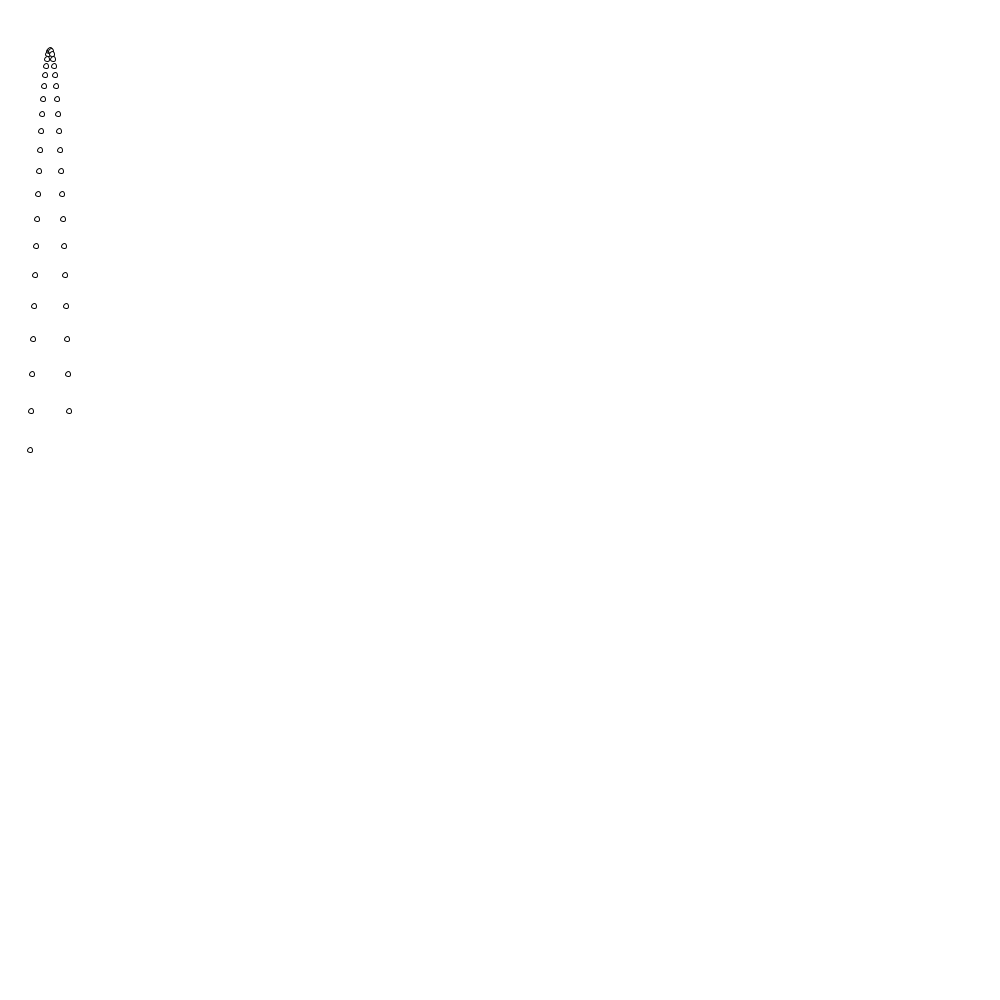
Frame 1 (no input)
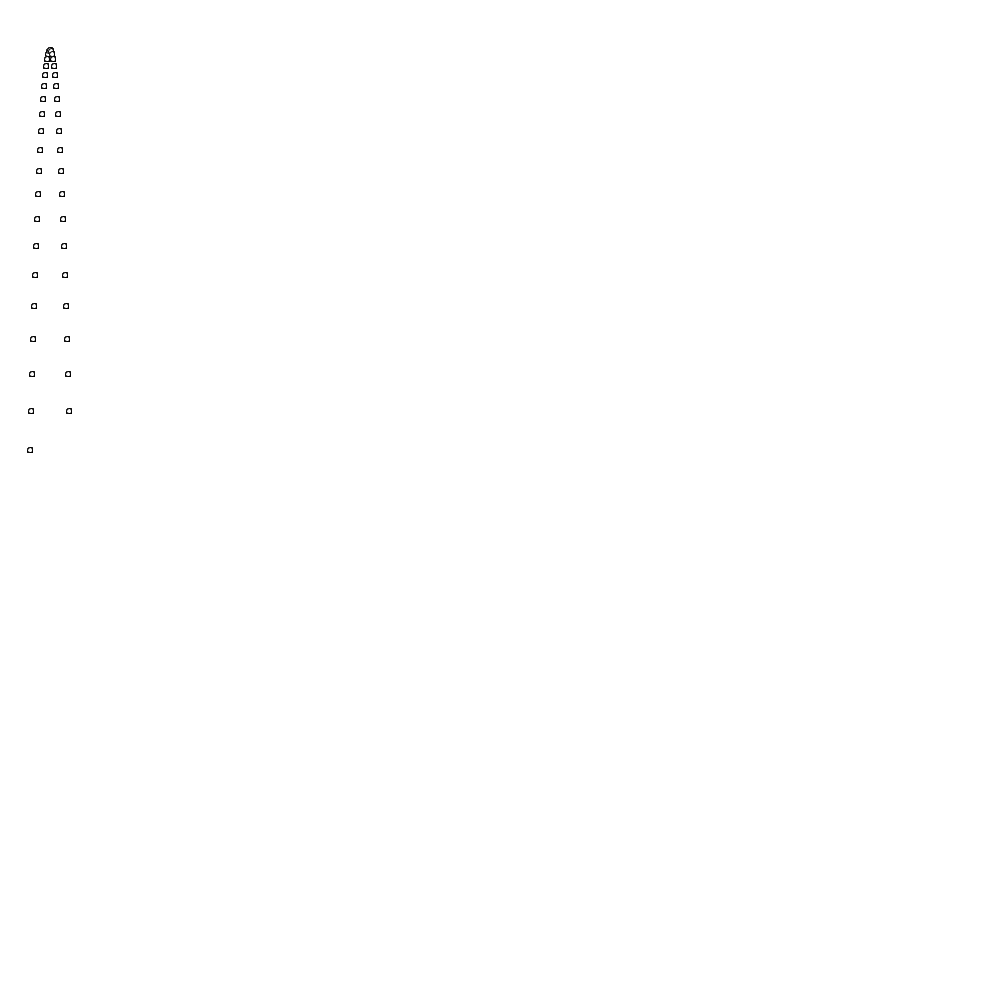
Frame 60 (the mouse pressed at the canvas centre just before this capture)
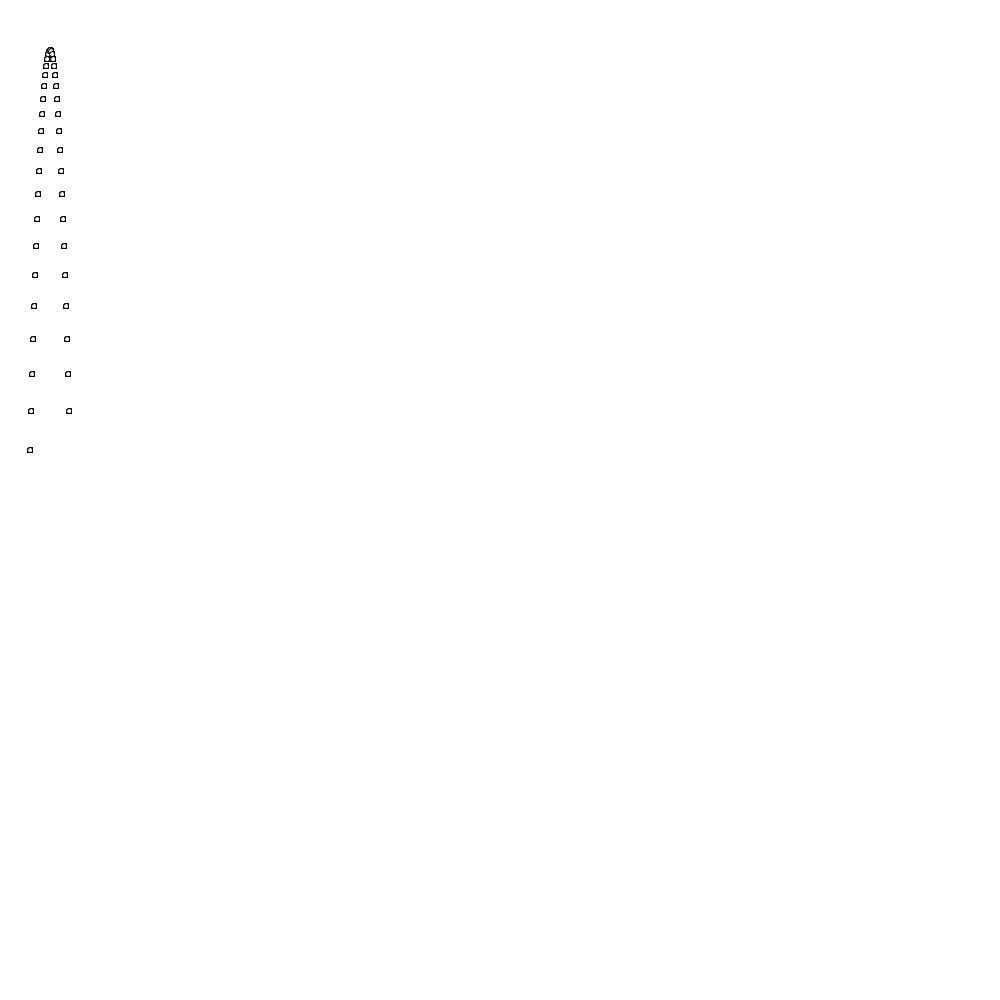
Frame 120 (the mouse held since frame 60 and released just before this capture)

The Processing sketch that drew these frames (run headless with seeded random() and noise(); from frame 60 on, the mouse is pressed at the canvas centre):

// Processing sketch: parabola_pde
// ── parabola_pde.pde
float x,y,i=0,h=50,k=50,a=4;
void setup()
{
 size(1000,1000); 
    background(255);
}
void draw()
{

for(i=30;i<70;i++)
{
 circle(i,parabola(i),5);
}
  
}

float parabola(float x)//(x-h)^2=4a(y-k);
{
  return (((x-h)*(x-h))/4*a)+k;
  
  
}
